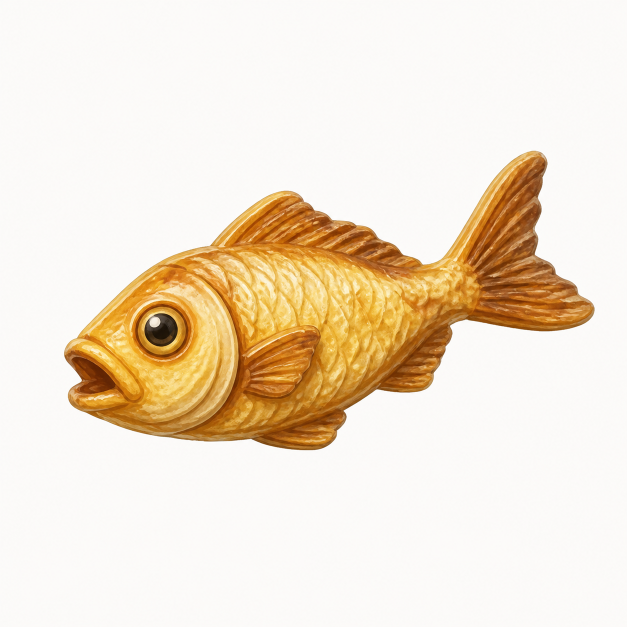
#> input picture work/xiaoman-care-assets/game-fish-source.png, 1254 x 1254 px (shown at 1/2 size)
$ python extract_game_targets.py
#> lines starting #> are read from the running program, lines starting #| are printed output that depends on the picture; after the words box and inside, x2 and y2 are one past the last pixel; in counts of white or black regions, pixels touching at a corner belong together
#> in extract_fish, source is the input picture: PIL image 1254x1254 RGB; mean R, G, B 241.1, 227.4, 208.8
#!/usr/bin/env python3
"""Extract the generated game target illustrations into small transparent PNGs."""

from __future__ import annotations

from collections import deque
from pathlib import Path

from PIL import Image


ROOT = Path(__file__).resolve().parents[1]
ASSET_DIR = ROOT / "work" / "xiaoman-care-assets"
OUTPUT_DIR = ROOT / "public" / "game"


def is_background(pixel: tuple[int, int, int], threshold: int = 52) -> bool:
    distance = sum((255 - channel) ** 2 for channel in pixel) ** 0.5
    return distance <= threshold and max(pixel) - min(pixel) <= 18


def flood_background(image: Image.Image) -> Image.Image:
    rgb = image.convert("RGB")
    width, height = rgb.size
#> width = 1254; height = 1254
    pixels = rgb.load()
    visited = bytearray(width * height)
    queue: deque[tuple[int, int]] = deque()

    for x in range(width):
        queue.extend(((x, 0), (x, height - 1)))
    for y in range(1, height - 1):
        queue.extend(((0, y), (width - 1, y)))

    while queue:
        x, y = queue.popleft()
        index = y * width + x
        if visited[index] or not is_background(pixels[x, y]):
            continue
        visited[index] = 1
        for nx, ny in ((x - 1, y), (x + 1, y), (x, y - 1), (x, y + 1)):
            if 0 <= nx < width and 0 <= ny < height and not visited[ny * width + nx]:
                queue.append((nx, ny))

    mask = Image.new("L", (width, height), 255)
#> mask: PIL image 1254x1254 L; every value is 255
    mask.putdata([0 if value else 255 for value in visited])
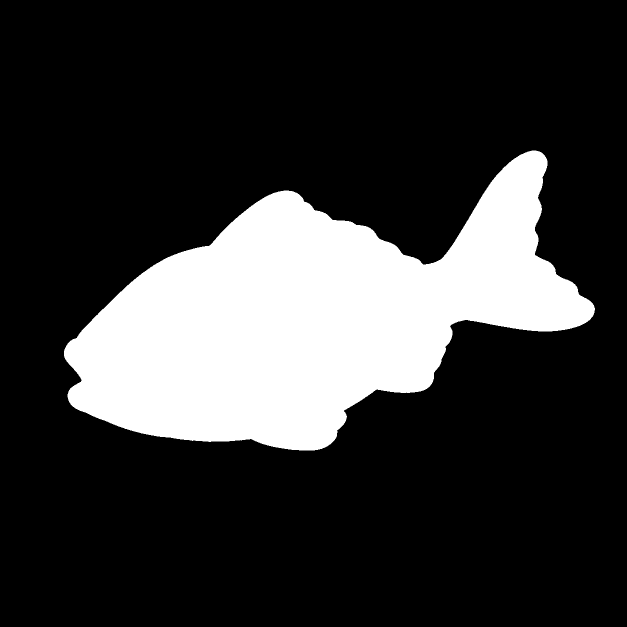
#> mask: PIL image 1254x1254 L (shown at 1/2 size); 21% white; 1 white region, box (x1, y1, x2, y2) and area: (128, 301, 1190, 901) 330354
    return mask


def crop_masked(image: Image.Image, mask: Image.Image, output_size: tuple[int, int]) -> Image.Image:
#> called with output_size = (192, 128)
    bbox = mask.getbbox()
#> bbox = (128, 301, 1190, 901)
    if bbox is None:
        raise RuntimeError("generated target has no foreground")
    left, top, right, bottom = bbox
#> left = 128; top = 301; right = 1190; bottom = 901
    pad = max(8, round(max(right - left, bottom - top) * 0.04))
#> pad = 42
    left = max(0, left - pad)
#> left = 86
    top = max(0, top - pad)
#> top = 259
    right = min(image.width, right + pad)
#> right = 1232
    bottom = min(image.height, bottom + pad)
#> bottom = 943
    cropped = image.crop((left, top, right, bottom)).convert("RGBA")
    cropped.putalpha(mask.crop((left, top, right, bottom)))
    cropped.thumbnail(output_size, Image.Resampling.LANCZOS)
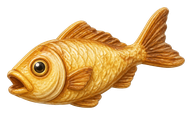
#> cropped: PIL image 192x115 RGBA; mean R, G, B, A 92.3, 65.6, 29.2, 107.5; transparent parts drawn white
    canvas = Image.new("RGBA", output_size, (0, 0, 0, 0))
#> canvas: PIL image 192x128 RGBA; every value is 0
    canvas.alpha_composite(cropped, ((output_size[0] - cropped.width) // 2, (output_size[1] - cropped.height) // 2))
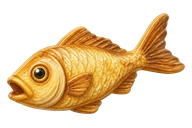
#> canvas: PIL image 192x128 RGBA; mean R, G, B, A 82.9, 58.9, 26.2, 96.5; transparent parts drawn white
    return canvas


def extract_fish() -> None:
    source = Image.open(ASSET_DIR / "game-fish-source.png").convert("RGB")
    result = crop_masked(source, flood_background(source), (192, 128))
    result.save(OUTPUT_DIR / "fish-target.png", optimize=True)


def extract_bubble() -> None:
    source = Image.open(ASSET_DIR / "game-bubble-source.png").convert("RGB")
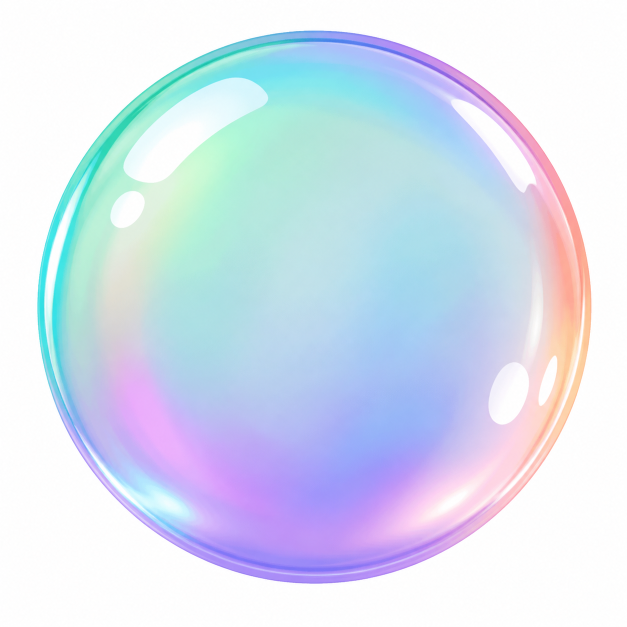
#> input picture work/xiaoman-care-assets/game-bubble-source.png, 1254 x 1254 px (shown at 1/2 size)
#> source is the input picture: PIL image 1254x1254 RGB; mean R, G, B 214.6, 225.1, 240.9
    width, height = source.size
#> width = 1254; height = 1254
    pixels = source.load()
    colored = [
        (x, y)
        for y in range(height)
        for x in range(width)
        if max(pixels[x, y]) - min(pixels[x, y]) >= 14 or min(pixels[x, y]) < 235
    ]
#> colored = 919506 items
    if not colored:
        raise RuntimeError("generated bubble has no colored foreground")
    xs = [point[0] for point in colored]
#> xs = 919506 items
    ys = [point[1] for point in colored]
#> ys = 919506 items
    left, right = min(xs), max(xs)
#> left = 74; right = 1182
    top, bottom = min(ys), max(ys)
#> top = 61; bottom = 1167
    center_x = (left + right) / 2
#> center_x = 628
    center_y = (top + bottom) / 2
#> center_y = 614
    radius_x = (right - left) / 2 + 8
#> radius_x = 562
    radius_y = (bottom - top) / 2 + 8
#> radius_y = 561
    mask = Image.new("L", source.size, 0)
#> mask: PIL image 1254x1254 L; every value is 0
    mask_pixels = mask.load()
    for y in range(max(0, int(center_y - radius_y - 4)), min(height, int(center_y + radius_y + 5))):
        for x in range(max(0, int(center_x - radius_x - 4)), min(width, int(center_x + radius_x + 5))):
            distance = ((x - center_x) / radius_x) ** 2 + ((y - center_y) / radius_y) ** 2
            if distance <= 0.985:
                mask_pixels[x, y] = 255
            elif distance <= 1.02:
                mask_pixels[x, y] = round(255 * (1.02 - distance) / 0.035)
    result = crop_masked(source, mask, (160, 160))
#> call 2 of crop_masked, with output_size = (160, 160)
#> in crop_masked (call 2), `bbox = mask.getbbox()`: bbox = (62, 49, 1195, 1180)
#> in crop_masked (call 2), `left, top, right, bottom = bbox`: left = 62; top = 49; right = 1195; bottom = 1180
#> in crop_masked (call 2), `pad = max(8, round(max(right - left, bottom - top) * 0.04))`: pad = 45
#> in crop_masked (call 2), `left = max(0, left - pad)`: left = 17
#> in crop_masked (call 2), `top = max(0, top - pad)`: top = 4
#> in crop_masked (call 2), `right = min(image.width, right + pad)`: right = 1240
#> in crop_masked (call 2), `bottom = min(image.height, bottom + pad)`: bottom = 1225
#> in crop_masked (call 2), `cropped = image.crop((left, top, right, bottom)).convert("RGBA")`:
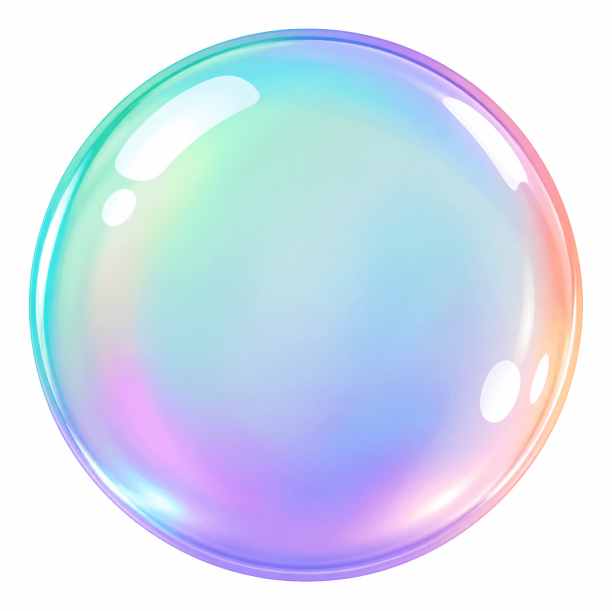
#> cropped: PIL image 1223x1221 RGBA (shown at 1/2 size); mean R, G, B, A 212.5, 223.6, 240.2, 255
#> in crop_masked (call 2), `cropped.putalpha(mask.crop((left, top, right, bottom)))`:
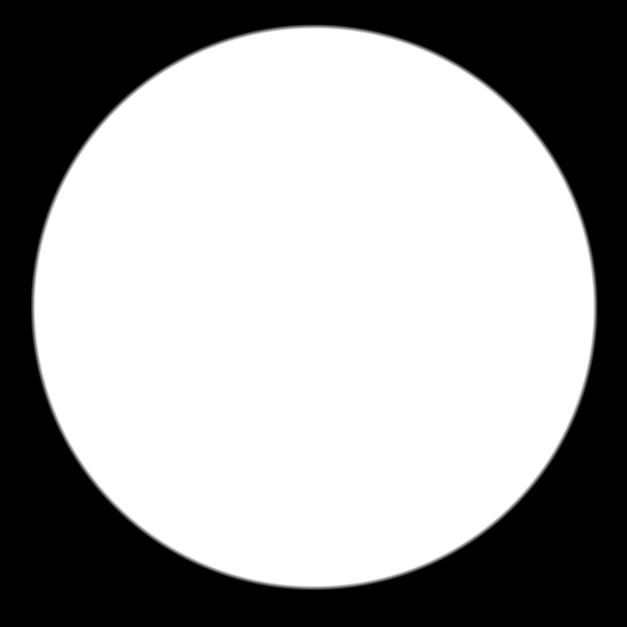
#> mask: PIL image 1254x1254 L (shown at 1/2 size); min 0, max 255, mean 161
#> in crop_masked (call 2), `cropped.thumbnail(output_size, Image.Resampling.LANCZOS)`:
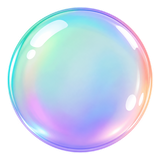
#> cropped: PIL image 160x160 RGBA; mean R, G, B, A 135.1, 146.3, 163, 169.6; transparent parts drawn white
#> in crop_masked (call 2), `canvas = Image.new("RGBA", output_size, (0, 0, 0, 0))`: canvas: PIL image 160x160 RGBA; every value is 0
    result.save(OUTPUT_DIR / "bubble-target.png", optimize=True)


def main() -> None:
    OUTPUT_DIR.mkdir(parents=True, exist_ok=True)
    extract_fish()
    extract_bubble()


if __name__ == "__main__":
    main()
